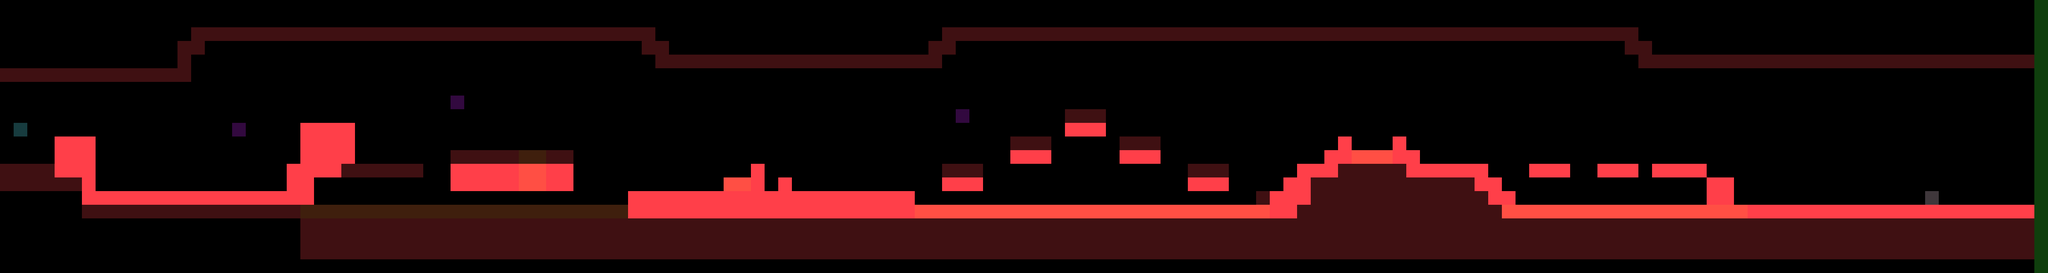

Rendered tile map (Tiled .tmx) drawn with the repository's tilesets; below, a short description and the map source with its tile grids summarised:
An orthogonal 150x20 tile map with 32x32 px tiles, 2 tile layers (Navigation, Colliders), 3 hidden layers not drawn.

<map version="1.0" orientation="orthogonal" renderorder="right-down" width="150" height="20" tilewidth="32" tileheight="32" nextobjectid="1">
 <tileset firstgid="1" name="tilesplatform" tilewidth="32" tileheight="32" tilecount="432" columns="24">
  <image source="tilesplatform.png" width="769" height="577" />
 </tileset>
 <layer name="Navigation" width="150" height="20">
  <properties>
   <property name="Navigation" type="int" value="1" />
  </properties>
  <data>[3000 cells, 233 non-empty, 1 distinct tile ids]</data>
 </layer>
 <layer name="Background" width="150" height="20" visible="0">
  <properties>
   <property name="speed" type="float" value="0.7" />
  </properties>
  <data>[3000 cells, 3000 non-empty, 128 distinct tile ids]</data>
 </layer>
 <layer name="Background2" width="150" height="20" visible="0">
  <data>[3000 cells, 3000 non-empty, 3 distinct tile ids]</data>
 </layer>
 <layer name="Map" width="150" height="20" visible="0">
  <data>[3000 cells, 1540 non-empty, 49 distinct tile ids]</data>
 </layer>
 <layer name="Colliders" width="150" height="20" opacity="0.25">
  <data>[3000 cells, 893 non-empty, 6 distinct tile ids]</data>
 </layer>
</map>